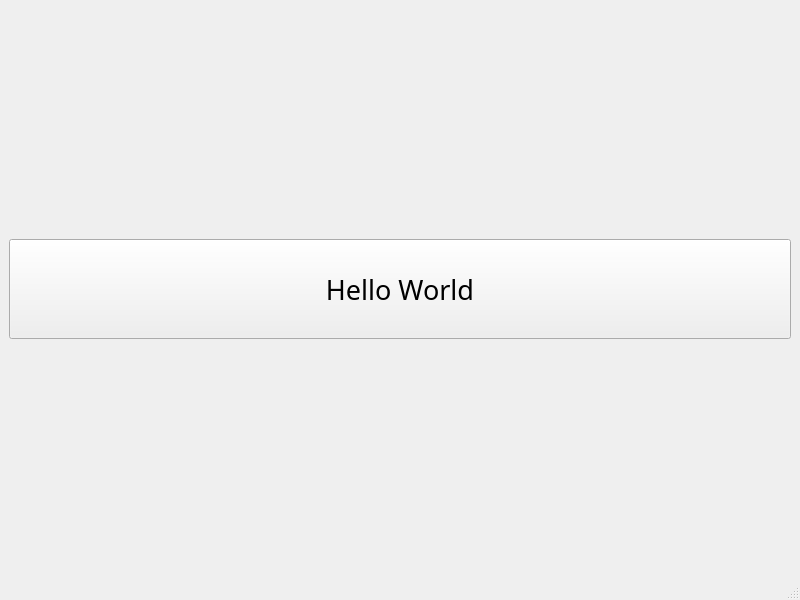
<?xml version="1.0" encoding="UTF-8"?>
<ui version="4.0">
 <class>Test</class>
 <widget class="QMainWindow" name="Test">
  <property name="geometry">
   <rect>
    <x>0</x>
    <y>0</y>
    <width>800</width>
    <height>600</height>
   </rect>
  </property>
  <property name="windowTitle">
   <string>Test</string>
  </property>
  <widget class="QWidget" name="centralwidget">
   <layout class="QGridLayout" name="gridLayout">
    <item row="0" column="0">
     <widget class="QPushButton" name="pushButton">
      <property name="minimumSize">
       <size>
        <width>0</width>
        <height>100</height>
       </size>
      </property>
      <property name="font">
       <font>
        <family>Sitka Banner</family>
        <pointsize>20</pointsize>
       </font>
      </property>
      <property name="text">
       <string>Hello World</string>
      </property>
     </widget>
    </item>
   </layout>
  </widget>
  <widget class="QMenuBar" name="menubar">
   <property name="geometry">
    <rect>
     <x>0</x>
     <y>0</y>
     <width>800</width>
     <height>21</height>
    </rect>
   </property>
  </widget>
  <widget class="QStatusBar" name="statusbar"/>
 </widget>
 <resources/>
 <connections/>
</ui>
